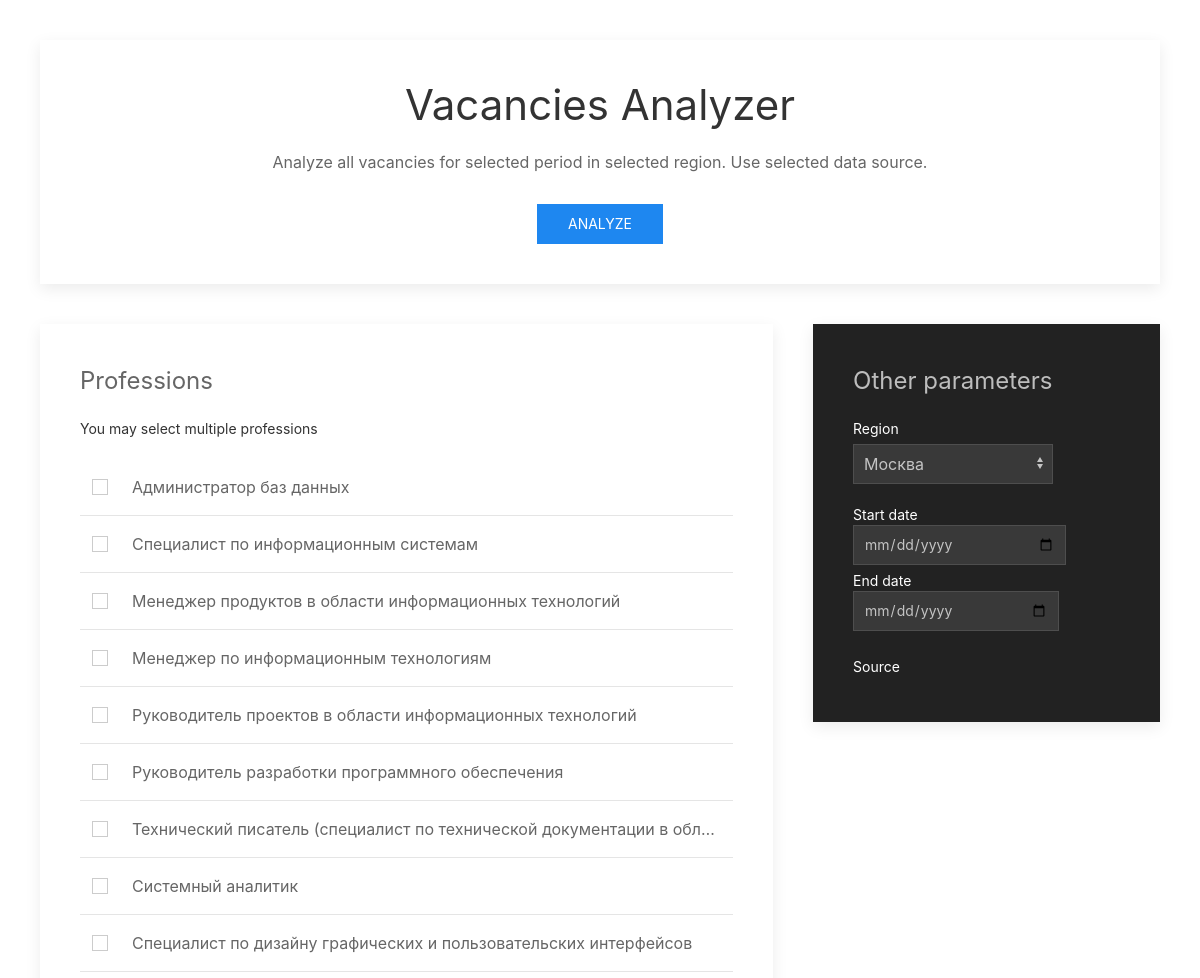
Before: / (upper part) with the older database file.
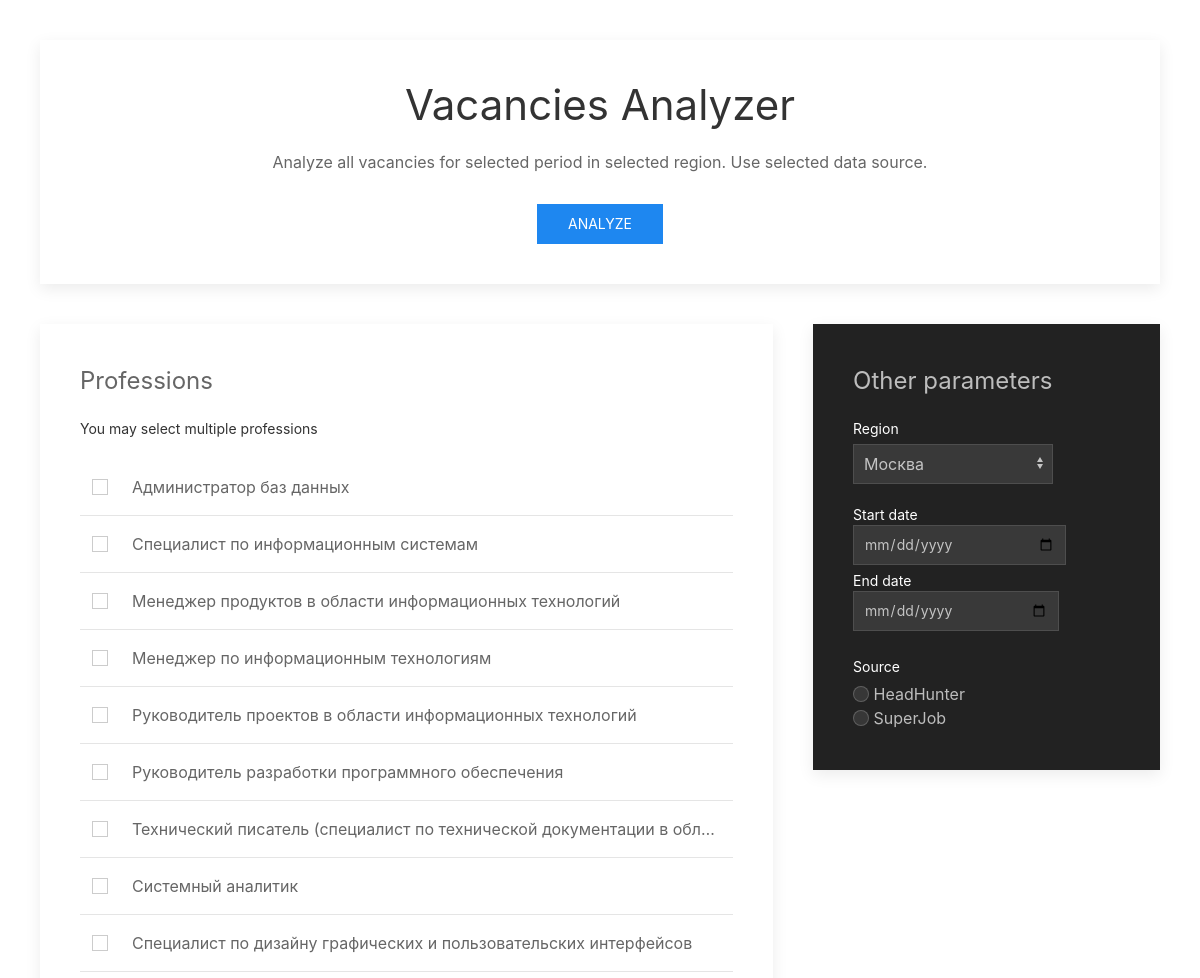
After: the same page with the newer database file.
### models.py (models this page shows, shortened)
class Profstandard(db.Model):
    id = db.Column(db.Integer, primary_key=True)
    code = db.Column(db.Float, unique=True)
    name = db.Column(db.String(128), index=True, unique=True)
    is_support = db.Column(db.Boolean)
    vacancies = db.relationship('ClassificatedVacancy', backref ='profstandard', lazy ='dynamic')

class Source(db.Model):
    id = db.Column(db.Integer, primary_key=True)
    name = db.Column(db.String(64), index=True, unique=True)
    is_support = db.Column(db.Boolean)
    vacancies = db.relationship('Vacancy', backref ='source', lazy ='dynamic')

### app.py (the view)
@app.route('/')
def home():
    professions = Profstandard.query.all()
    regions = Region.query.all()
    sources = Source.query.all()
    return render_template('index.html', title='home', professions=professions, regions=regions, sources=sources)

### app.py (called while the page is built)
@app.after_request
def add_header(response):
    response.headers['X-UA-Compatible'] = 'IE=Edge,chrome=1'
    response.headers['Cache-Control'] = 'public, max-age=0'
    return response

### templates/index.html (shortened to what this page needs)
<!DOCTYPE html>
<html lang="en">
<head>
    <link rel="stylesheet" href="../static/css/uikit.min.css" />
</head>
<body>
<form action="/search" method="get" class="uk-form-stacked">
    <div class="uk-padding">
        <div class="uk-card uk-card-default uk-card-body">
            <h1 class="uk-text-center">Vacancies Analyzer</h1>
            <p class="uk-text-center">Analyze all vacancies for selected period in selected region. Use selected data source.</p>
            <button class="uk-button uk-button-primary uk-align-center" type="submit">Analyze</button>
        </div>
    </div>
    <div class="uk-padding uk-padding-remove-top">
        <div class="uk-child-width-expand@s" uk-grid>
            <div class="uk-width-2-3@m">
                <div class="uk-card uk-card-default uk-card-body">
                    <legend class="uk-legend">Professions</legend>
                    <div class="uk-margin">
                        <div class="uk-form-label">You may select multiple professions</div>
                        <div class="uk-form-controls uk-list uk-margin-top">
                            <div class="uk-overflow-auto">
                                <table class="uk-table uk-table-middle uk-table-divider">
                                    <tbody>
                                        {% for profession in professions %}
                                            <tr>
                                                <td class="uk-table-shrink">
                                                    <input class="uk-checkbox"
                                                           type="checkbox" value="{{ profession.id }}" name="prof">
                                                </td>
                                                <td class="uk-text-truncate uk-table-expand">{{ profession.name }}</td>
                                            </tr>
                                        {% endfor %}
                                    </tbody>
                                </table>
                            </div>
                        </div>
                    </div>
                </div>
            </div>
            <div>
                <div class="uk-card uk-card-secondary uk-card-body">
                    <legend class="uk-legend">Other parameters</legend>
                    <div class="uk-margin">
                        <label class="uk-form-label" for="form-stacked_select">Region</label>
                        <div class="uk-form-controls">
                            <select name="region" class="uk-select uk-form-width-medium" id="form-stacked_select">
                                {% for region in regions %}
                                    <option value="{{ region.id }}">{{ region.name }}</option>
                                {% endfor %}
                            </select>
                        </div>
                    </div>
                    <div class="uk-margin uk-grid-small uk-child-width-auto uk-grid">
                        <label class="uk-form-label">Start date<input type="date" name="sdate" class="uk-input"/></label>
                        <label class="uk-form-label">End date<input type="date" name="edate" class="uk-input"/></label>
                    </div>
                    <div class="uk-margin">
                        <div class="uk-form-label">Source</div>
                        <div class="uk-form-controls">
                            {% for source in sources %}
                                <label><input class="uk-radio"
                                        {% if source.is_support == False %}
                                              disabled
                                        {% endif %}
                                              type="radio" value="{{ source.id }}" name="source"> {{ source.name }}</label><br>
                            {% endfor %}
                        </div>
                    </div>
                </div>
            </div>
        </div>
    </div>
</form>
</body>
</html>

Changed rows visible on the page:
added Source: is_support "☐ HeadHunter", name "HeadHunter"
added Source: is_support "☐ SuperJob", name "SuperJob"
